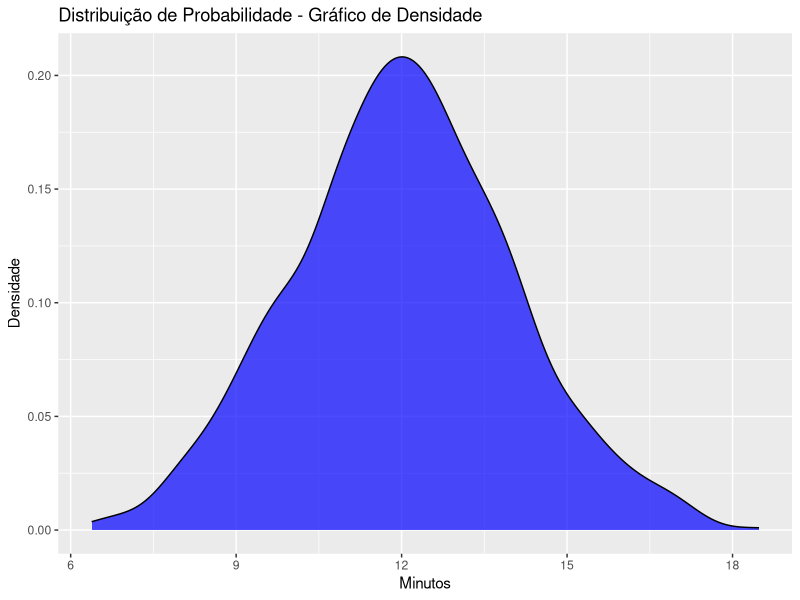
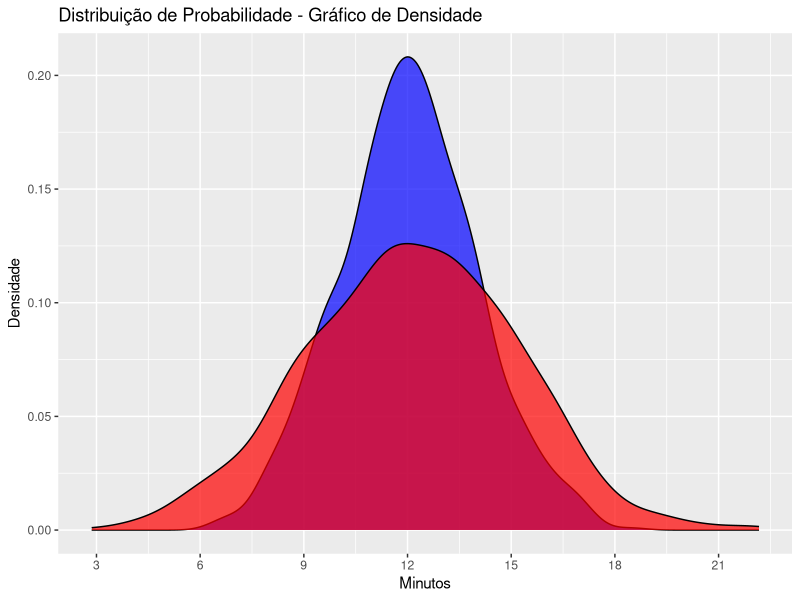
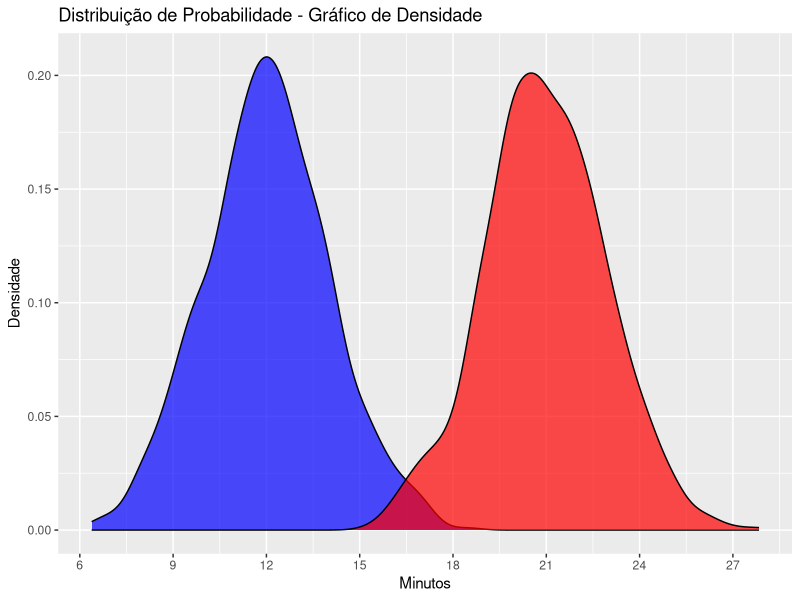
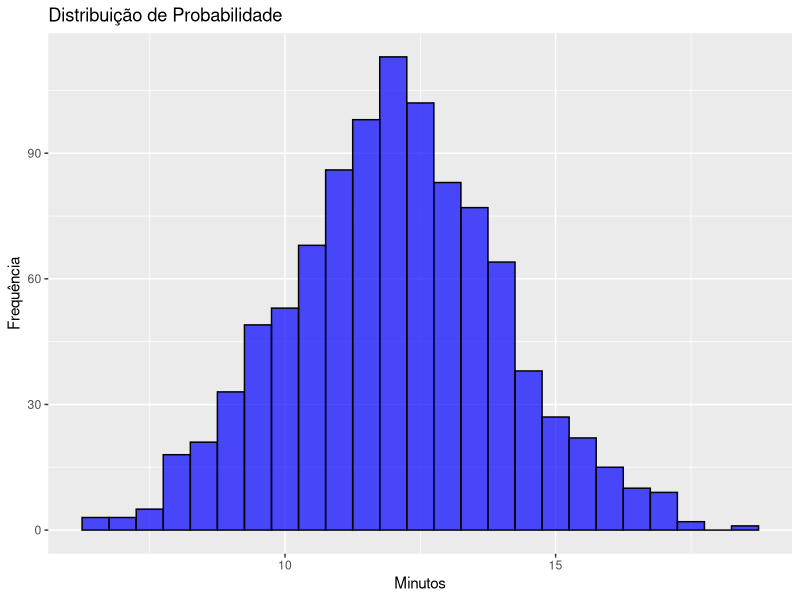

Generate these figures, in order, with R:
# Distribuição Normal


# Configurando o diretório de trabalho
setwd("C:/Users/Julia/Desktop/CienciaDeDados/1.Big-Data-Analytics-com-R-e-Microsoft-Azure-Machine-Learning/9.Introducao-a-Analise-Estatistica-de-Dados---Parte-2")
getwd()



# - Uma variável randômica contínua que segue uma Distribuição de Probabilidade Normal tem uma série de características distintas.

# - E a melhor forma de explicar essas características é com um exemplo. 
#   Para este exemplo teremos um cenário e utilizaremos este cenário para compreender a Distribuição Normal e suas características.



# Exemplo 1: Imagine que o número de minutos que um cliente passa ao telefone com o pessoal de suporte da companhia de TV a cabo, segue uma
#            distribuição normal, com uma média de 12 minutos e um desvio padrão de 2 minutos.

set.seed(123)

# Gerar dados com uma distribuição normal com média 12 e desvio padrão 2 / Dados aleatórios
dados <- round(rnorm(1000, mean = 12, sd = 2), 2)
dados2 <- round(rnorm(1000, mean = 12, sd = 3), 2)
dados3 <- round(rnorm(1000, mean = 21, sd = 2), 2)

dados_df <- data.frame(Cliente = 1:1000, Minutos = dados)
dados_df2 <- data.frame(Cliente = 1:1000, Minutos = dados2)
dados_df3 <- data.frame(Cliente = 1:1000, Minutos = dados3)
View(dados_df3)

mean(dados_df$Minutos)
sd(dados_df$Minutos)   # desvio padrão é a variabilidade dos valores.


## Observações do gráfico de densidade com desvio padrão de 2

library(ggplot2)
ggplot(dados_df, aes(x = Minutos)) +
  geom_density(fill = "blue", alpha = 0.7) +
  scale_x_continuous(breaks = seq(0, 30, by = 3)) +
  labs(title = "Distribuição de Probabilidade - Gráfico de Densidade",
       x = "Minutos",
       y = "Densidade")

# - A distribuição tem um formato de sino e simétrico em torno da média
# - Como o formato da distribuição é simétrico, a média e a mediana possuem o mesmo valor, neste caso, 12 minutos.
# - Variáveis randômicas em torno da média, na parte mais alta da curva, tem maior probabilidade de ocorrer que valores situados
#   onde a curva é menor.
# - A parte final da curva, tanto do lado direito, quanto do lado esquerdo, em uma distribuição normal, se estende indefinidamente,
#   nunca tocando o eixo x do gráfico.



## Observações do gráfico de densidade com desvio padrão de 2 e 3

ggplot() +
  geom_density(data = dados_df, aes(x = Minutos), fill = "blue", alpha = 0.7) +
  geom_density(data = dados_df2, aes(x = Minutos), fill = "red", alpha = 0.7) +
  scale_x_continuous(breaks = seq(0, 30, by = 3)) +
  labs(title = "Distribuição de Probabilidade - Gráfico de Densidade",
       x = "Minutos",
       y = "Densidade")

# - A linha vermelha possui um desvio padrão de 3
# - A curva ficou mais aberta em relação à média.
# - O tempo médio das ligações está entre 2.20 e 23 minutos e não mais entre 5.70 e 18, quando o desvio padrão é 2.
# - Um desvio padrão menor resulta em uma curva mais estreita.
# - Um desvio padrão maior, faz com que a curva seja mais baixo e mais aberta.





# - E se mudar a média de 12 para 21 minutos a manter o desvio padrão de 2 ?


## Observações do gráfico de densidade com média de 12 e 21 e desvio padrão de 2 

ggplot() +
  geom_density(data = dados_df, aes(x = Minutos), fill = "blue", alpha = 0.7) +
  geom_density(data = dados_df3, aes(x = Minutos), fill = "red", alpha = 0.7) +
  scale_x_continuous(breaks = seq(0, 30, by = 3)) +
  labs(title = "Distribuição de Probabilidade - Gráfico de Densidade",
       x = "Minutos",
       y = "Densidade")

# - Em cada um dos gráficos apresentados (azul, vermelho), as características de uma Distribuição de Probabilidade Normal são mantidas.




# - As probabilidades de distribuições normais podem ser calculadas através do uso de fórmulas, tabelas de probabilidade e softwares
#   estatísticos como R, SAS e SPSS ou mesmo pacotes estatísticos para a linguagem Python





















# Criar um histograma dos dados
ggplot(dados_df, aes(x = Minutos)) +
  geom_histogram(binwidth = 0.5, fill = "blue", color = "black", alpha = 0.7) +
  labs(title = "Distribuição de Probabilidade",
       x = "Minutos",
       y = "Frequência")

